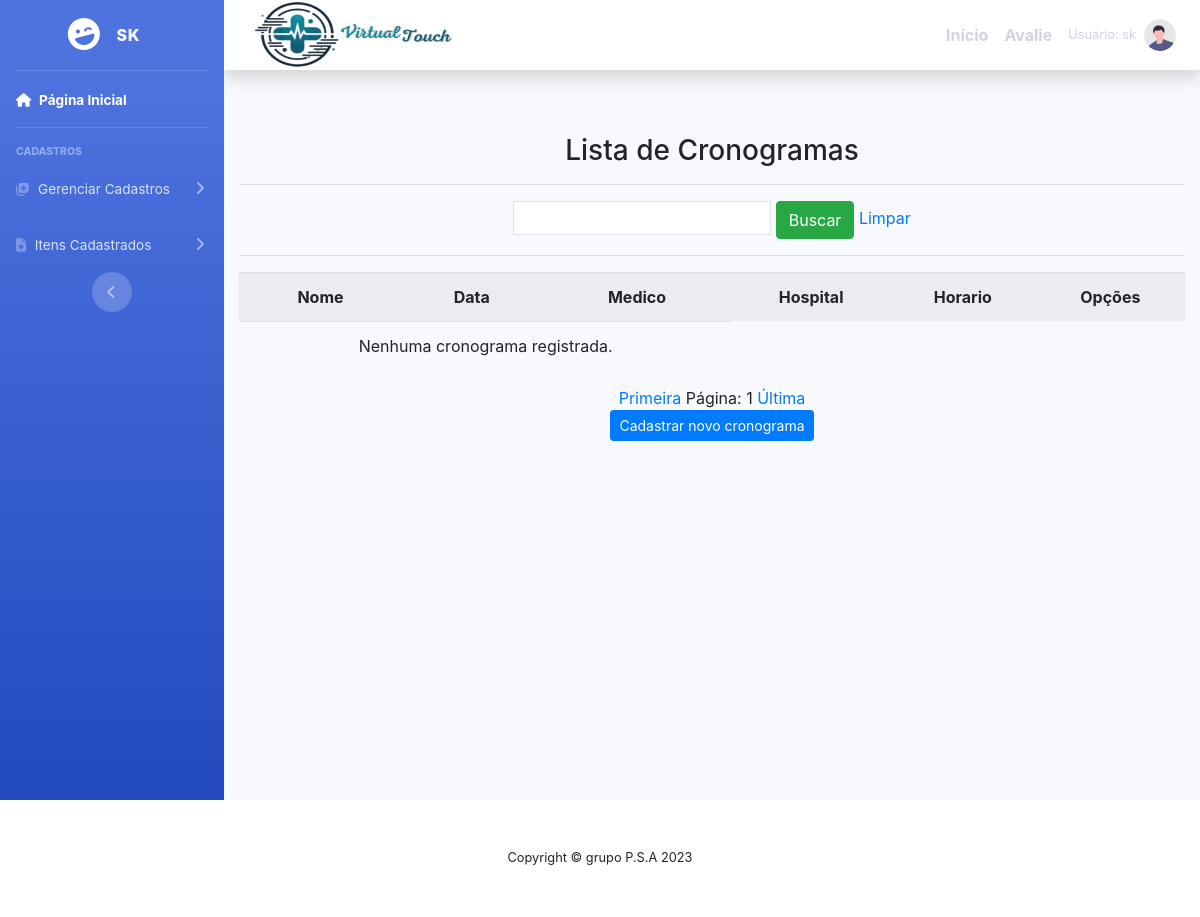
Page /listar/cronograma/ (signed in) on the earlier database version.
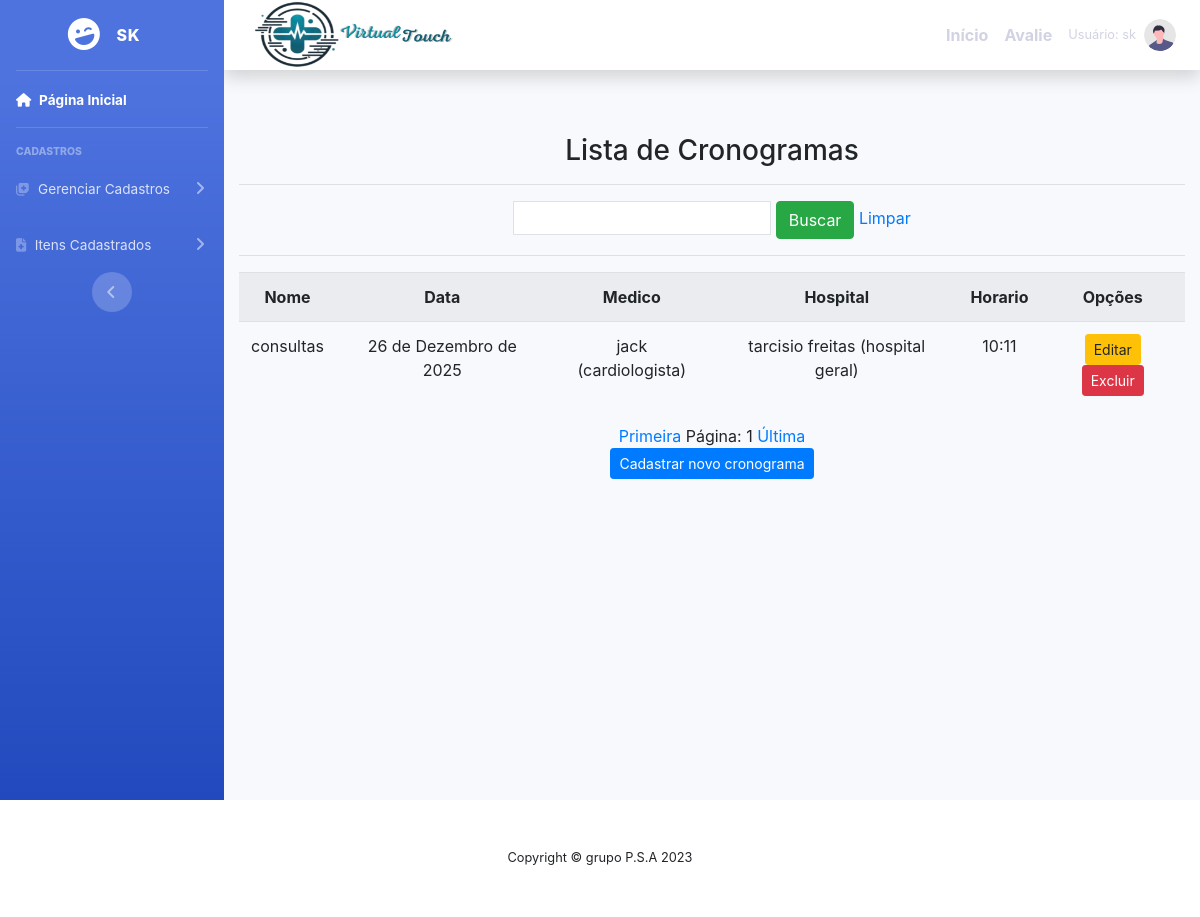
Same page on the later database version.
### cadastros/models.py (models this page shows, shortened)
class Cronograma(models.Model):
    usuario  = models.ForeignKey(User, on_delete=models.PROTECT)
    nome = models.CharField(max_length=50 , verbose_name = 'nome')
    data= models.DateField(verbose_name='data', max_length = 10)
    medico = models.ForeignKey (Medico, on_delete=models.PROTECT)
    hospital = models.ForeignKey(Hospital, on_delete=models.PROTECT)
    horario= models.CharField( verbose_name="horario" , max_length=15 )

class Medico(models.Model):
    usuario  = models.ForeignKey(User, on_delete=models.PROTECT)
    numero = models.IntegerField(verbose_name="Número de telefone")
    nome = models.CharField(max_length=50, verbose_name=" nome")
    cpf = models.CharField(max_length = 11 ,verbose_name=" cpf ")
    especificacao = models.CharField(max_length=150)
    hospital = models.ForeignKey(Hospital, on_delete=models.PROTECT)
    def __str__(self):
        return "{} ({})".format( self.nome, self. especificacao)

class Hospital(models.Model):
    usuario = models.ForeignKey(User, on_delete=models.PROTECT)
    nome = models.CharField(max_length=50)
    descricao = models.CharField(max_length=150,
        verbose_name="descricao")
    def __str__(self):
        return "{} ({})".format(self.nome, self.descricao)

### cadastros/views.py (the view)
# urls.py: path('listar/cronograma/',CronogramaList.as_view(),
class CronogramaList(ListView):
    model = Cronograma
    template_name = 'listas/cronograma.html'
    paginate_by = 5
    def get_queryset(self):
        nome = self.request.GET.get('nome')
        if nome:
            cronograma = Cronograma.objects.filter(nome__icontains=nome)
        else:
            cronograma = Cronograma.objects.all()
        return cronograma

### paginas/templates/listas/cronograma.html (shortened to what this page needs)
{% extends 'modelo.html' %}
{% load static %}
{% block conteudo %}
    <div class="container">
        <h3>Lista de Cronogramas </h3>
        <hr>
        <div class="table-responsive">
            <form action="?" method="GET">
                <input type="text" name="nome" class="p-1 border" value="{{ request.GET.nome }}">
                <button type="submit" class="btn btn-success">Buscar</button>
                <a href="{% url 'Listar-cronograma' %}">Limpar</a>
            </form>
            <hr>
        <table class="table table-striped">
            <tr>
                <th>Nome</th>
                <th>Data</th>
                <th>Medico</th>
                <th>Hospital</th>
                <th>Horario</th>
                <th>Opções</th>
            </tr>
        {% for cronograma in object_list %}
            <tr>
                <td>{{ cronograma.nome }}</td>
                <td>{{ cronograma.data}}</td>
                <td>{{ cronograma.medico }}</td>
                <td>{{ cronograma.hospital}}</td>
                <td>{{ cronograma.horario}}</td>
                <td>
                    <a href="{% url 'editar-cronograma' cronograma.pk %}" class="btn btn-warning btn-sm" title="Editar">Editar</a>
                    <a href="{% url 'excluir-cronograma' cronograma.pk %}" class="btn btn-danger btn-sm" title="Excluir">Excluir</a>
                </td>
                </tr>
                {% empty %}
                <tr>
                    <td colspan="3">Nenhuma cronograma registrada.</td>
                </tr>
        {% endfor %}
            </table>
            <div class="text-center">
                <a href="?page=1">Primeira</a>
                <span>Página: {{ page_obj.number }}</span>
                <a href="?page={{ page_obj.paginator.num_pages }}">Última</a>
            </div>
            <a  href="{% url 'cadastrar-cronograma' %}"><button class="btn btn-primary btn-sm" >Cadastrar novo cronograma</button></a>
        </div>
    </div>
{% endblock %}

Differences in the rows shown:
added Cronograma: nome "consultas", data "26 de Dezembro de 2025", medico "jack (cardiologista)", hospital "tarcisio freitas (hospital geral)", horario "10:11"
Other differences:
text no longer shown: "Nenhuma cronograma registrada."
